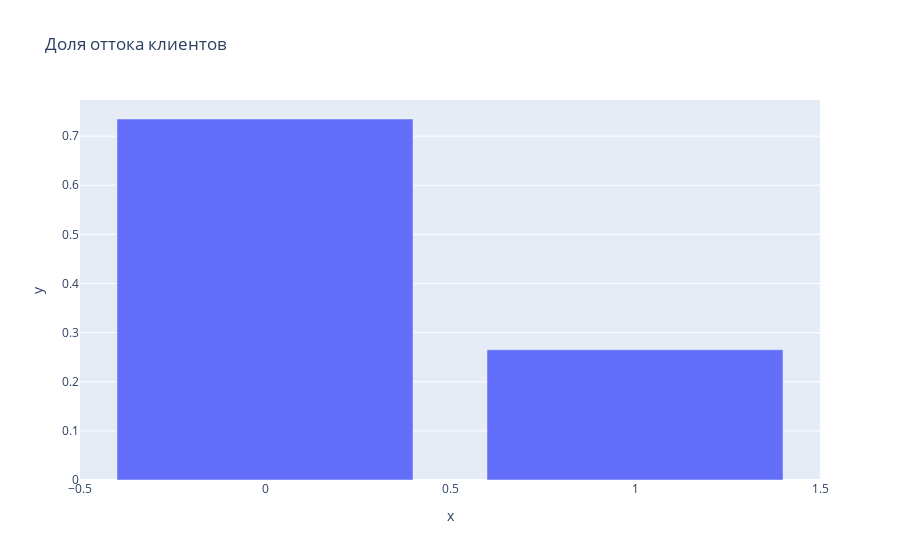

The notebook cell saved with this chart:
### Code cell
#Строим график распределения
px.bar(y=Y.value_counts(normalize=True), title='Доля оттока клиентов')

### Figure 1 — Plotly figure (JSON) as saved in the notebook; plotly's stock layout.template omitted (floating-point values rounded to 4 significant figures)
{"data": [{"alignmentgroup": "True", "hovertemplate": "x=%{x}<br>y=%{y}<extra></extra>", "legendgroup": "", "marker": {"color": "#636efa", "pattern": {"shape": ""}}, "name": "", "offsetgroup": "", "orientation": "v", "showlegend": false, "textposition": "auto", "type": "bar", "x": [0, 1], "xaxis": "x", "y": [0.7349, 0.2651], "yaxis": "y"}], "layout": {"barmode": "relative", "legend": {"tracegroupgap": 0}, "title": {"text": "Доля оттока клиентов"}, "xaxis": {"anchor": "y", "domain": [0, 1], "title": {"text": "x"}}, "yaxis": {"anchor": "x", "domain": [0, 1], "title": {"text": "y"}}}}
